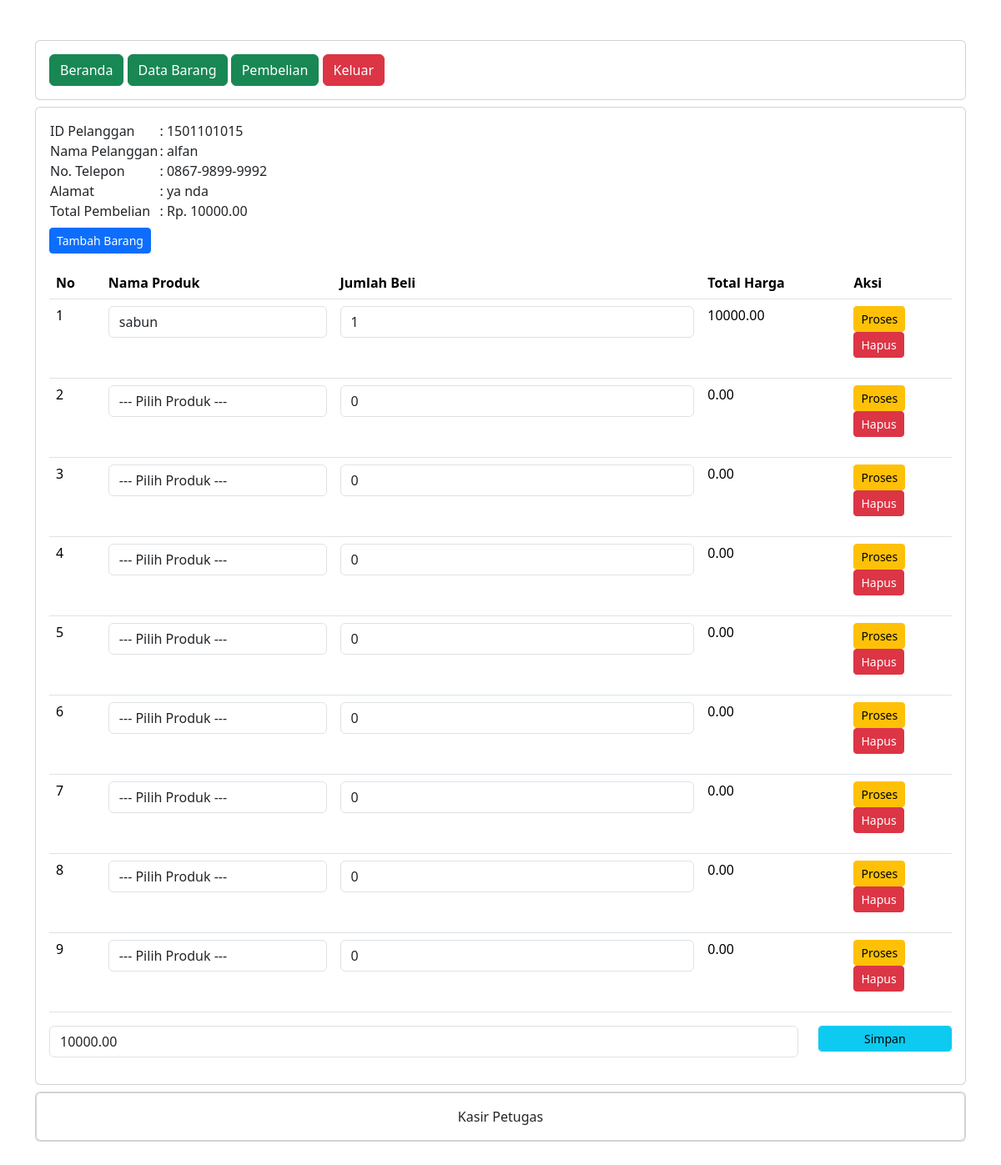
Screenshot of /petugas/detail_pembelian.php?PelangganID=1501101015 (signed in) with the database file from the repository.
### tables this page shows
CREATE TABLE `penjualan` (
  `PenjualanID` int(11) NOT NULL,
  `TanggalPenjualan` date NOT NULL,
  `TotalHarga` decimal(10,2) NOT NULL,
  `PelangganID` int(11) NOT NULL
);

CREATE TABLE `pelanggan` (
  `PelangganID` int(11) NOT NULL,
  `NamaPelanggan` varchar(255) NOT NULL,
  `Alamat` text NOT NULL,
  `NomorTelepon` varchar(15) NOT NULL
);

CREATE TABLE `detailpenjualan` (
  `DetailID` int(11) NOT NULL,
  `PenjualanID` int(11) NOT NULL,
  `ProdukID` int(11) NOT NULL,
  `JumlahProduk` int(11) NOT NULL,
  `SubTotal` decimal(10,2) NOT NULL
);

CREATE TABLE `produk` (
  `ProdukID` int(11) NOT NULL,
  `NamaProduk` varchar(255) NOT NULL,
  `Harga` decimal(10,2) NOT NULL,
  `Stok` int(11) NOT NULL
);

### petugas/detail_pembelian.php (the view, shortened to what this page needs)
<?php
include "header.php";
include "navbar.php";
?>
<div class="card mt-2">
    <div class="card-body">
        <?php
        include '../koneksi.php';
        $PelangganID = $_GET['PelangganID'];
        $data = mysqli_query($koneksi, "SELECT * FROM pelanggan INNER JOIN
penjualan ON pelanggan.PelangganID=penjualan.PelangganID");
        while ($d = mysqli_fetch_array($data)) {
        ?>
            <?php if ($d['PelangganID'] == $PelangganID) { ?>
                <table>
                    <tr>
                        <td>ID Pelanggan</td>
                        <td>: <?php echo $d['PelangganID']; ?></td>
                    </tr>
                    <tr>
                        <td>Nama Pelanggan</td>
                        <td>: <?php echo $d['NamaPelanggan']; ?></td>
                    </tr>
                    <tr>
                        <td>No. Telepon</td>
                        <td>: <?php echo $d['NomorTelepon']; ?></td>
                    </tr>
                    <tr>
                        <td>Alamat</td>
                        <td>: <?php echo $d['Alamat']; ?></td>
                    </tr>
                    <tr>
                        <td>Total Pembelian</td>
                        <td>: Rp. <?php echo $d['TotalHarga']; ?></td>
                    </tr>
                </table>
                <form method="post" action="tambah_detail_penjualan.php">
                   <button type="submit" class="btn btn-primary btn-sm mt-2">
Tambah Barang
</button>
                </form>
                <table class="table">
                    <thead>
                        <tr>
                            <th>No</th>
                            <th>Nama Produk</th>
                            <th>Jumlah Beli</th>
                            <th>Total Harga</th>
                            <th>Aksi</th>
                        </tr>
                    </thead>
                    <tbody>
                        <?php
                        include '../koneksi.php';
                        $nos = 1;
                        $detailpenjualan = mysqli_query($koneksi, "SELECT * FROM
detailpenjualan");
                        while ($d_detailpenjualan =
                            mysqli_fetch_array($detailpenjualan)
                        ) {
                        ?>
                            <?php
                            if (
                                $d_detailpenjualan['PenjualanID'] ==
                                $d['PenjualanID']
                            ) { ?>
                                <tr>
                                    <td><?php echo $nos++; ?></td>
                                    <td>
                                        <form action="simpan_barang_beli.php" method="post">
                                            <div class="form-group">
                                                <select name="ProdukID" class="form-control" onchange="this.form.submit()">
                                                    <option>--- Pilih Produk ---
                                                    </option>
                                                    <?php
                                                    include '../koneksi.php';
                                                    $produk =
                                                        mysqli_query($koneksi, "SELECT * FROM produk");
                                                    while ($d_produk =
                                                        mysqli_fetch_array($produk)
                                                    ) {
                                                    ?>
                                                        <option value="<?php echo
                                                                        $d_produk['ProdukID']; ?>" <?php if ($d_produk['ProdukID'] == $d_detailpenjualan['ProdukID']) {
                                                            echo "selected";
                                                        }
                            ?>><?php echo $d_produk['NamaProduk']; ?></option>
                                                    <?php } ?>
                                                </select>
                                            </div>
                                        </form>
                                    </td>
                                    <td>
                                        <form method="post" action="hitung_subtotal.php">
                                            <div class="form-group">
                                                <input type="number" name="JumlahProduk" value="<?php echo $d_detailpenjualan['JumlahProduk']; ?>" class="form-control">
                                            </div>
                                    </td>
                                    <td><?php echo
                                        $d_detailpenjualan['SubTotal']; ?></td>
                                    <td>
                                        <button type="submit" class="btn btn-warning btn-sm">Proses</button>
                                        <form method="post" action="hapus_detail_pembelian.php">
                                            <button type="submit" class="btn btn-danger btn-sm">Hapus</button>
                                        </form>
                                    </td>
                                </tr>
                            <?php } else {
                            ?>
                        <?php
                            }
                        }
                        ?>
                    </tbody>
                </table>
                <form method="post" action="simpan_total_harga.php">
                    <?php
                    include '../koneksi.php';
                    $detailpenjualan = mysqli_query($koneksi, "SELECT SUM(Subtotal) AS TotalHarga FROM detailpenjualan
WHERE PenjualanID='$d[PenjualanID]'");
                    $row = mysqli_fetch_assoc($detailpenjualan);
                    $sum = $row['TotalHarga'];
                    ?>
                    <div class="row">
                        <div class="col-sm-10">
                            <div class="form-group">
                                <input type="text" class="form-control" name="TotalHarga" value="<?php echo $sum; ?>">
                            </div>
                        </div>
                        <div class="col-sm-2">
                            <div class="form-group">
                                <button class="btn btn-info btn-sm form-control" type="submit">Simpan</button>
                            </div>
                        </div>
                    </div>
                </form>
            <?php } else { ?>
        <?php
            }
        }
        ?>
    </div>
</div>
<?php
include "footer.php";
?>

### rows the page displays
penjualan: PelangganID "1501101015", PelangganID.NamaPelanggan "alfan", PelangganID.NomorTelepon "0867-9899-9992", PelangganID.Alamat "ya nda", TotalHarga "10000.00"
detailpenjualan: ProdukID "sabun", JumlahProduk "1", SubTotal "10000.00"
detailpenjualan: JumlahProduk "0", SubTotal "0.00"
detailpenjualan: JumlahProduk "0", SubTotal "0.00"
detailpenjualan: JumlahProduk "0", SubTotal "0.00"
detailpenjualan: JumlahProduk "0", SubTotal "0.00"
detailpenjualan: JumlahProduk "0", SubTotal "0.00"
detailpenjualan: JumlahProduk "0", SubTotal "0.00"
detailpenjualan: JumlahProduk "0", SubTotal "0.00"
detailpenjualan: JumlahProduk "0", SubTotal "0.00"
